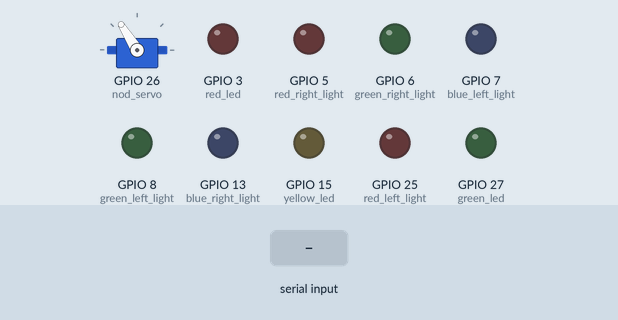
Simulated run of this program. Board: Raspberry Pi (BCM pin numbers). Parts: servo, output pins drawn as LEDs (lit = HIGH). The inputs (shaded band) are chosen by the test bench. Servo angles are drawn from the pulse width (0.5 ms = 0°, 2.5 ms = 180°); what the program prints to the terminal is not drawn.

Above: at 1.2 s.
1.3 s: "test" typed at the terminal, then Enter
At 1.4 s:
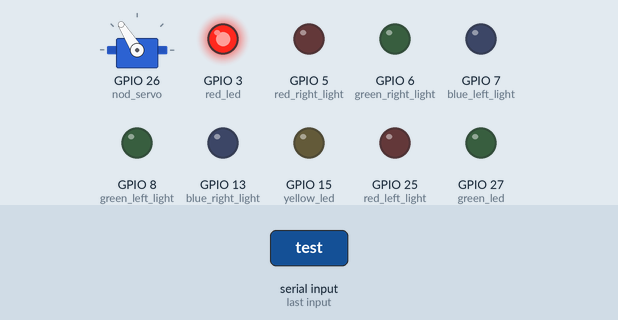
At 4.1 s:
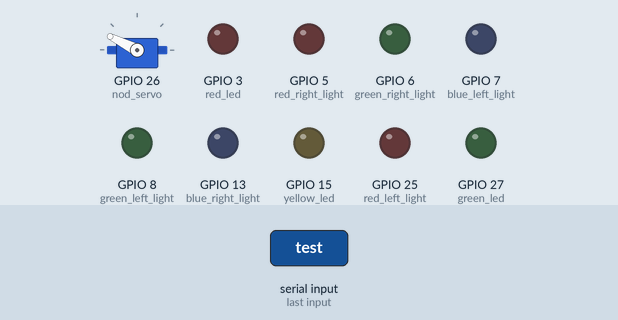
4.3 s: "red" typed at the terminal, then Enter
5.8 s: "5" typed at the terminal, then Enter
7.3 s: "90" typed at the terminal, then Enter
At 10.9 s:
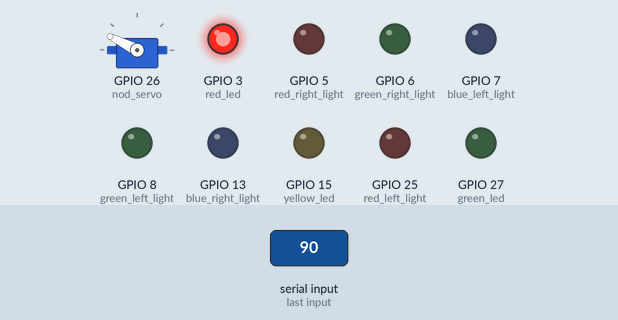
Timing chart, 0 to 11.3 s (numbered marks = the images above; inputs shaded):
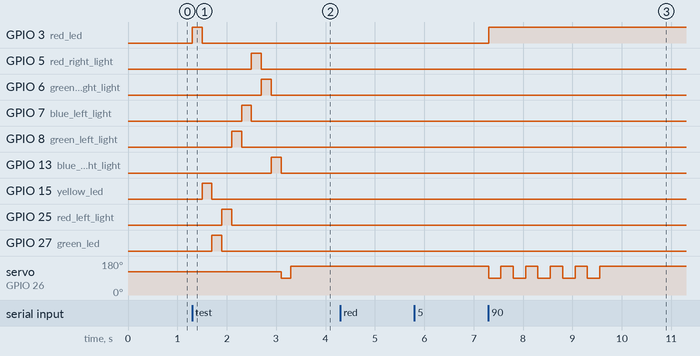

The program:

makey_bot_iroman_hex.py
```python
from gpiozero import LED #import libaries
from gpiozero import PWMLED
from gpiozero import Servo
import random
from time import sleep

red_led = LED(3) #set each led to gpio pins
yellow_led = LED(15)
green_led = LED(27)
red_left_light = PWMLED(25)
green_left_light = PWMLED(8)
blue_left_light = PWMLED(7)
red_right_light = PWMLED(5)
green_right_light = PWMLED(6)
blue_right_light = PWMLED(13)

nod_servo = Servo(26, min_pulse_width=0.0015, max_pulse_width=0.0022) #set servo to gpio pin and servo min and max travel

def run_test(): #test function run through every led and color
    red_led.on()
    sleep(0.2)
    red_led.off()
    yellow_led.on()
    sleep(0.2)
    yellow_led.off()
    green_led.on()
    sleep(0.2)
    green_led.off()
    red_left_light.value = 1
    sleep(0.2)
    red_left_light.value = 0
    green_left_light.value = 1
    sleep(0.2)
    green_left_light.value = 0
    blue_left_light.value = 1
    sleep(0.2)
    blue_left_light.value = 0
    red_right_light.value = 1
    sleep(0.2)
    red_right_light.value = 0
    green_right_light.value = 1
    sleep(0.2)
    green_right_light.value = 0
    blue_right_light.value = 1
    sleep(0.2)
    blue_right_light.value = 0
    nod_servo.min()
    sleep(0.2)
    nod_servo.max()
    sleep(0.2)

def get_colors(): #set dictionaries for LEDs, all off by default
    stop_colors_dict = {'red' : 'off', 'yellow' : 'off', 'green' : 'off'}
    eye_colors_L_dict = {'red_left' : 0, 'green_left' : 0, 'blue_left' : 0}
    eye_colors_R_dict = {'red_right' : 0, 'green_right' : 0, 'blue_right' : 0}
    colors_list = [stop_colors_dict, eye_colors_L_dict, eye_colors_R_dict]
    return colors_list

def stop_light(_stop_colors_dict): #set each of the stoplight LEDs to its on or off dictionary value
    for key in _stop_colors_dict:
        led_str = key + '_led.' + _stop_colors_dict[key] + '()'
        exec(led_str)

def eyes_RGB(eyes): #for each eye for each color, set value based on its dictionary value
    for i in eyes:
        for key in i:
            eye_str = key + '_light.value = ' + str(i[key])
            exec(eye_str)

def stop_dict_change(_stop_colors_dict, _user_color):
    if(_user_color in _stop_colors_dict): #only runs if the user input is valid 'red' 'yellow' or 'green'
        for key in _stop_colors_dict: #sets all the stop light colors off first in the dictionary
            _stop_colors_dict[key] = 'off'
        _stop_colors_dict[_user_color] = 'on' #set dictionary on for only the one the user inputted
    else:
        print("skipping")
    return _stop_colors_dict

def nod(): #nod servo back and forth 5 periods
    for waves in range(5):
        nod_servo.min()
        sleep(0.25)
        nod_servo.max()
        sleep(0.25)
    nod_servo.detach()

def main():
    ask_test = input("Input 'test' to run test, nothing to skip >>> ") #asks to run test or to skip it
    if(ask_test == "test"):
        run_test()
    colors_list = get_colors()
    while True:
        print("Input traffic light color 'red' 'yellow' or 'green'")
        user_color = input(">>> ")
        stop_colors_dict_ = stop_dict_change(colors_list[0], user_color)
        for i in colors_list[1:]: #for each eye ask for hex code
            print("Input hex code for eye")
            user_eye = input(">>> ")
            if(user_eye):
                user_eye = user_eye.upper() + "A" #just to make it easier to extract each color's hex
                count = 0
                for e in i: #for each color of the eye
                    try:
                        hex_input = user_eye[-7+count:-5+count] #reads the portion of the hex corresponding to the color
                        i[e] = int(hex_input, 16) #sets the current color's dictionary value to the numeric version of the hex
                    except:
                        print("skipping, invalid digit")
                    else:
                        i[e] = i[e] / 255 #converts to a range of 0-1
                        count += 2
                        if("red" in e): #red is much brighter than the green or blue, so it is halved
                            i[e] = i[e] / 2
        print(colors_list)
        stop_light(stop_colors_dict_)
        eyes_RGB(colors_list[1:])
        nod()

main()

# =============================================================================
# https://github.com/siewilliam01/RasPi5/blob/main/makey_bot_iroman_hex.py
# William Sie
# Name: makey_bot_iroman.py
# Description: Turns on one light only based on user console input
# Dependencies: python 3
# License: GNU General Public License v2.0
# Inputs: console
# Outputs: 3x LEDs
# Created: 03/12/25
# Updated: 03/27/25
```

Measured:
- after the input at 1.3 s, GPIO 3 (red_led): LOW → HIGH at once, → LOW 0.20 s later; GPIO 5 (red_right_light): LOW → HIGH after 1.2 s, → LOW 0.20 s later
- after the input at 4.3 s, every drawn part: stays the same
- after the input at 5.8 s, every drawn part: stays the same
- after the input at 7.3 s, GPIO 3 (red_led): LOW → HIGH at once; servo on GPIO 26 (nod_servo): alternates 153° for 0.25 s and 90° for 0.25 s, 10 changes in all, then stays 153°, starting at once
